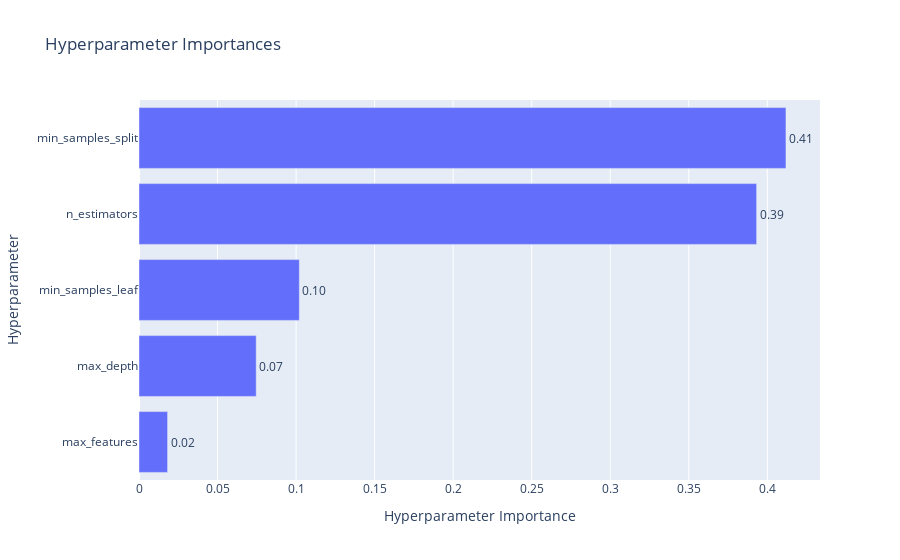

Here is the notebook cell this chart was saved with:
### Code cell
# 2. Parameter Importance: Shows which parameters had the most impact on performance
print("\n=== Parameter Importance ===")
print("This visualization shows which hyperparameters were most important for the optimization.")
print("Notice how some parameters like n_estimators and max_depth have much higher importance than others!\n")

fig_importance = plot_param_importances(study_rf)
fig_importance.show()

### Figure 1 — Plotly figure (JSON) as saved in the notebook; plotly's stock layout.template omitted (floating-point values rounded to 4 significant figures)
{"data": [{"cliponaxis": false, "hovertemplate": ["max_features (CategoricalDistribution): 0.018198767648859027<extra></extra>", "max_depth (IntDistribution): 0.07462229154646224<extra></extra>", "min_samples_leaf (IntDistribution): 0.10207534076099736<extra></extra>", "n_estimators (IntDistribution): 0.3932204337598385<extra></extra>", "min_samples_split (IntDistribution): 0.4118831662838427<extra></extra>"], "name": "Objective Value", "orientation": "h", "text": ["0.02", "0.07", "0.10", "0.39", "0.41"], "textposition": "outside", "type": "bar", "x": [0.0182, 0.07462, 0.1021, 0.3932, 0.4119], "y": ["max_features", "max_depth", "min_samples_leaf", "n_estimators", "min_samples_split"]}], "layout": {"title": {"text": "Hyperparameter Importances"}, "xaxis": {"title": {"text": "Hyperparameter Importance"}}, "yaxis": {"title": {"text": "Hyperparameter"}}}}
